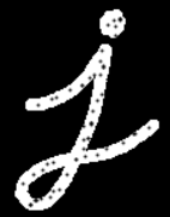
#> input picture Egitim(CAS)/egitim_part2/closing.png, 170 x 217 px, found by its file name
$ python closing.py
#> lines starting #> are read from the running program, lines starting #| are printed output that depends on the picture
import cv2
import numpy as np

img = cv2.imread(r"C:\Users\YUNUS\Desktop\Beginner\Egitim(CAS)\egitim_part2\closing.png")
#> img is the input picture: shape (217, 170, 3); min 0, max 255, mean 38.4

kernel = np.ones((7,7), np.uint8)

closing = cv2.morphologyEx(img, cv2.MORPH_CLOSE, kernel)
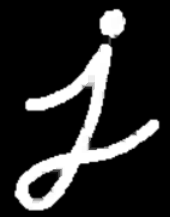
#> closing: shape (217, 170, 3); min 0, max 255, mean 41

cv2.imshow("Orj", img)
cv2.imshow("closing", closing)

cv2.waitKey(0)
cv2.destroyAllWindows()
